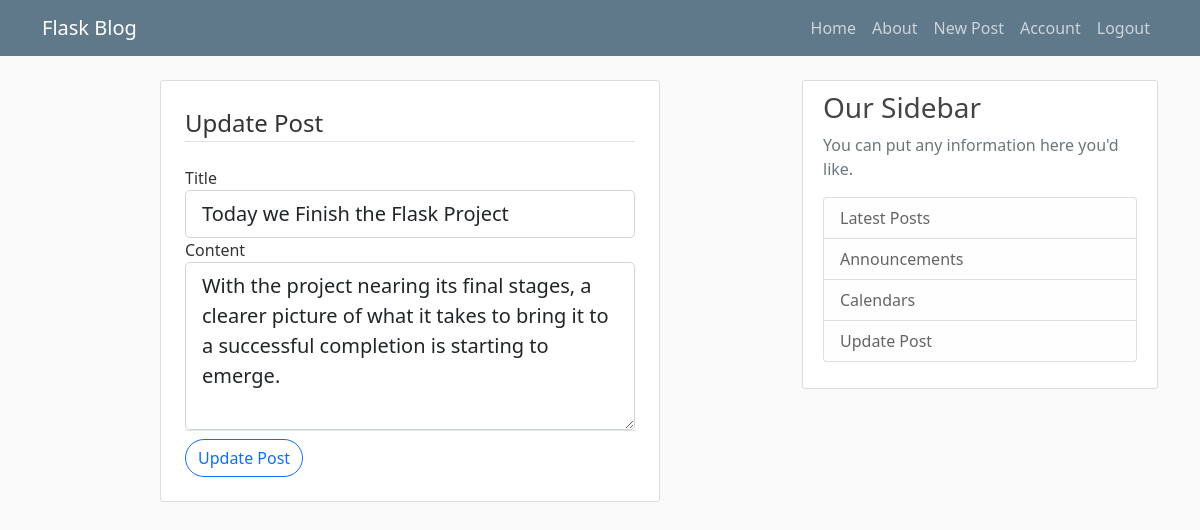
Screenshot of /post/4/update (signed in) with the database file from the repository.
### Flaskblog/model.py (models this page shows, shortened)
class Post(db.Model):
    id = db.Column(db.Integer, primary_key=True)
    title = db.Column(db.String(100), nullable=False)
    date_posted = db.Column(db.DateTime, nullable=False, default=datetime.utcnow)
    content = db.Column(db.Text, nullable=False)
    user_id = db.Column(db.Integer, db.ForeignKey("user.id"), nullable=False)

### Flaskblog/posts/routes.py (the view)
@posts.route("/post/<int:post_id>/update", methods=["GET", "POST"])
@login_required
def update_post(post_id):
    post = Post.query.get_or_404(post_id)
    if post.author != current_user:
        abort(403)
    form = UpdatePostForm()
    if form.validate_on_submit():
        post.title = form.title.data
        post.content = form.content.data
        db.session.commit()
        flash("Your post has been updated!", "success")
        return redirect(url_for("posts.post", post_id=post.id))
    elif request.method == "GET":
        form.title.data = post.title
        form.content.data = post.content
    return render_template("create_post.html", title="Update Post", legend="Update Post", form=form)

### Flaskblog/posts/forms.py
class UpdatePostForm(FlaskForm):
    title = StringField("Title", validators=[DataRequired()])
    content = TextAreaField("Content", validators=[DataRequired()])
    submit = SubmitField("Update Post")

### Flaskblog/model.py (called while the page is built)
@login_manager.user_loader
def load_user(user_id):
    return User.query.get(int(user_id))

### Flaskblog/templates/create_post.html (shortened to what this page needs)
{% extends "layout.html" %}
{% block content %}
    <div class="d-flex justify-content-center align-items-center">
        <div class="content-section p-4" style="max-width: 500px; width: 100%;">
            <form method="POST" action="">
                <fieldset class="form-group">
                    <legend class="border-bottom mb-4">{{legend}}</legend>
                    <div class="form-group">
                        {{ form.title.label(class="form-control-label") }}
                        {% if form.title.errors %}
                            {{ form.title(class="form-control form-control-lg is-invalid") }}
                            <div class="invalid-feedback">
                                {% for error in form.title.errors %}
                                    {{ error }}
                                {% endfor %}
                            </div>
                        {% else %}
                            {{ form.title(class="form-control form-control-lg") }}
                        {% endif %}
                    </div>
                    <div class="form-group">
                        {{ form.content.label(class="form-control-label") }}
                        {% if form.content.errors %}
                            {{ form.content(class="form-control form-control-lg is-invalid", rows=5) }}
                            <div class="invalid-feedback">
                                {% for error in form.content.errors %}
                                    {{ error }}
                                {% endfor %}
                            </div>
                        {% else %}
                            {{ form.content(class="form-control form-control-lg", rows=5) }}
                        {% endif %}
                    </div>
                </fieldset>
                <div class="form-group border-top pt-2">
                    {{ form.submit(class="btn btn-outline-primary btn-md rounded-pill") }}
                </div>
            </form>
        </div>
    </div>
{% endblock %}

### Flaskblog/static/main.css (style rules this page uses)
body { background: #fafafa; color: #333333; margin-top: 5rem; }
.content-section { background: #ffffff; padding: 10px 20px; border: 1px solid #dddddd; border-radius: 3px; margin-bottom: 20px; }

### rows the page displays
Post: title "Today we Finish the Flask Project", content "With the project nearing its final stages, a clearer picture of what it takes to bring it to a successful completion is starting to emerge."

### other values shown
{{ legend }} "Update Post"
